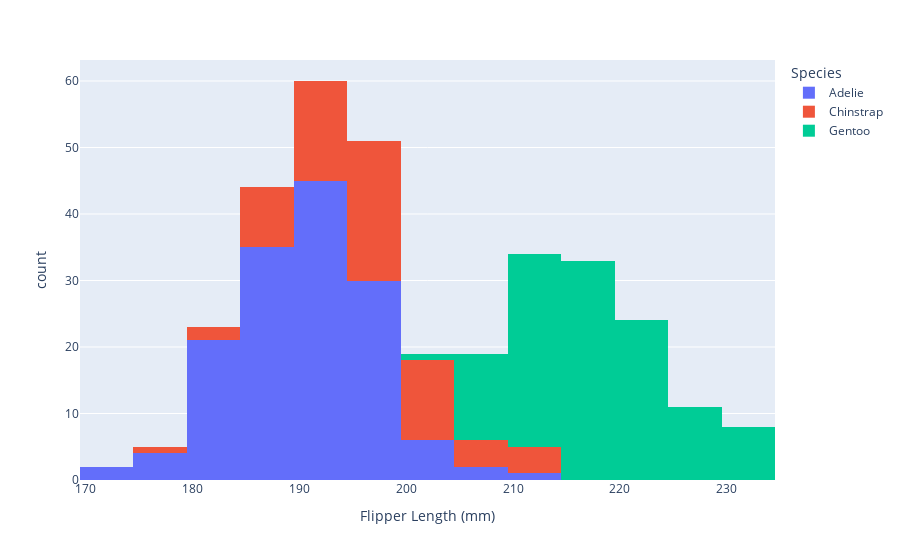

Here is the notebook cell this chart was saved with:
### Code cell
px.histogram(df,x='Flipper Length (mm)',color='Species')

### Figure 1 — Plotly figure (JSON) as saved in the notebook; plotly's stock layout.template omitted (floating-point values rounded to 4 significant figures; data arrays with more than 128 entries replaced by an {"elided": "..."} marker saying what was removed)
{"data": [{"alignmentgroup": "True", "bingroup": "x", "hovertemplate": "Species=Adelie<br>Flipper Length (mm)=%{x}<br>count=%{y}<extra></extra>", "legendgroup": "Adelie", "marker": {"color": "#636efa", "pattern": {"shape": ""}}, "name": "Adelie", "offsetgroup": "Adelie", "orientation": "v", "showlegend": true, "type": "histogram", "x": {"elided": "146 int values"}, "xaxis": "x", "yaxis": "y"}, {"alignmentgroup": "True", "bingroup": "x", "hovertemplate": "Species=Chinstrap<br>Flipper Length (mm)=%{x}<br>count=%{y}<extra></extra>", "legendgroup": "Chinstrap", "marker": {"color": "#EF553B", "pattern": {"shape": ""}}, "name": "Chinstrap", "offsetgroup": "Chinstrap", "orientation": "v", "showlegend": true, "type": "histogram", "x": [192, 196, 193, 188, 197, 198, 178, 197, 195, 198, 193, 194, 185, 201, 190, 201, 197, 181, 190, 195, 181, 191, 187, 193, 195, 197, 200, 200, 191, 205, 187, 201, 187, 203, 195, 199, 195, 210, 192, 205, 210, 187, 196, 196, 196, 201, 190, 212, 187, 198, 199, 201, 193, 203, 187, 197, 191, 203, 202, 194, 206, 189, 195, 207, 202, 193, 210, 198], "xaxis": "x", "yaxis": "y"}, {"alignmentgroup": "True", "bingroup": "x", "hovertemplate": "Species=Gentoo<br>Flipper Length (mm)=%{x}<br>count=%{y}<extra></extra>", "legendgroup": "Gentoo", "marker": {"color": "#00cc96", "pattern": {"shape": ""}}, "name": "Gentoo", "offsetgroup": "Gentoo", "orientation": "v", "showlegend": true, "type": "histogram", "x": [211, 230, 210, 218, 215, 210, 211, 219, 209, 215, 214, 216, 214, 213, 210, 217, 210, 221, 209, 222, 218, 215, 213, 215, 215, 215, 215, 210, 220, 222, 209, 207, 230, 220, 220, 213, 219, 208, 208, 208, 225, 210, 216, 222, 217, 210, 225, 213, 215, 210, 220, 210, 225, 217, 220, 208, 220, 208, 224, 208, 221, 214, 231, 219, 230, 229, 220, 223, 216, 221, 221, 217, 216, 230, 209, 220, 215, 223, 212, 221, 212, 224, 212, 228, 218, 218, 212, 230, 218, 228, 212, 224, 214, 226, 216, 222, 203, 225, 219, 228, 215, 228, 215, 210, 219, 208, 209, 216, 229, 213, 230, 217, 230, 222, 214, 215, 222, 212, 213], "xaxis": "x", "yaxis": "y"}], "layout": {"barmode": "relative", "legend": {"title": {"text": "Species"}, "tracegroupgap": 0}, "margin": {"t": 60}, "xaxis": {"anchor": "y", "domain": [0, 1], "title": {"text": "Flipper Length (mm)"}}, "yaxis": {"anchor": "x", "domain": [0, 1], "title": {"text": "count"}}}}
